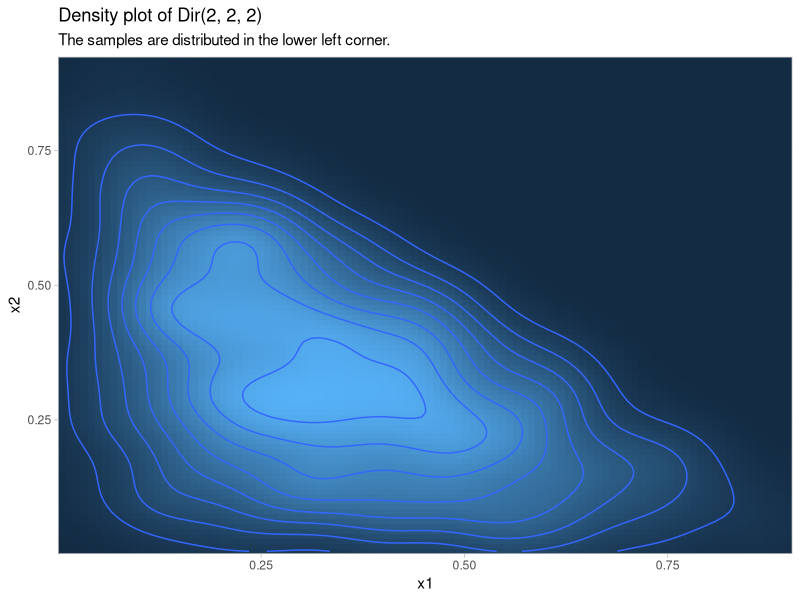
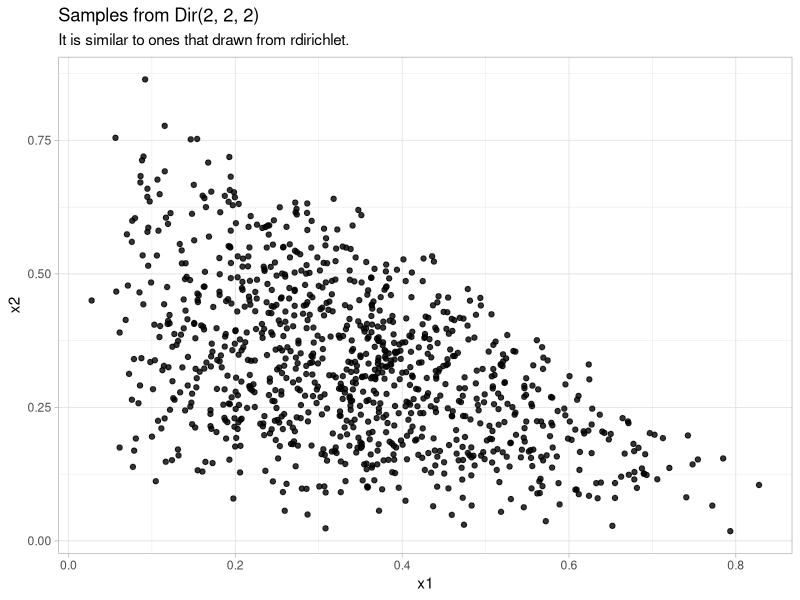

Recreate these plots in R, in order.
# HW10: Acceptance-Rejection Sampling for Dirichlet distribution
#
# In this exercise, we will use Acceptance-Rejection Sampling method 
# to sample from the Dirichlet distribution.
# 
# The Dirichlet distribution, often denoted `Dir(alpha)`, is a family
# of continuous multivariate probability distributions parameterized by 
# a vector `alpha` of positive real numbers.
# 
# It is commonly used as prior distributions in Bayesian statistics, 
# as the Dirichlet distribution is the conjugate prior of the 
# categorical distribution and multinomial distribution.
# 
# Source: https://en.wikipedia.org/wiki/Dirichlet_distribution
#
# 1. In this part, we will sample from a Dirichlet distribution 
#    using package `MCMCpack`.
#    (1)
#    Load the `tidyverse`, `MCMCpack` and `ggplot2` packages.
#    Set the random seed to zero and save the random seed vector to 
#    `seed`. (hint: use the command `seed <- .Random.seed`).
#    (2)
#    Generate 1000 samples from `Dir(2, 2, 2)` using `rdirichlet()`.
#    Save the result into a tibble `X`
#    and rename the columns `x1`, `x2`, and `x3`.
#    The first rows of `X` should be:
#    # A tibble: 1,000 x 3
#      x1     x2     x3
#      <dbl>  <dbl>  <dbl>
#    1 0.660 0.216  0.125 
#    2 0.242 0.458  0.300 
#    3 0.556 0.279  0.165 
#    4 0.243 0.336  0.421 
#    5 0.108 0.478  0.414 
#    6 0.403 0.371  0.226 
#    7 0.497 0.403  0.0997
#    8 0.272 0.343  0.385 
#    9 0.200 0.0708 0.730 
#   10 0.151 0.467  0.382 
#   # … with 990 more rows
## Do not modify this line!
library(MCMCpack)
library(tidyverse)
library(ggplot2)
set.seed(0)
seed <- .Random.seed

X <- rdirichlet(1000, c(2,2,2))
colnames(X) <- c("x1", "x2", "x3")
X <- as_tibble(X)





# 2. Draw the density plot of the samples and save it into `density_plot`.
#    In our case, `K = 3`, and `a1 = a2 = a3 = 2`. This distribution is 
#    essentially a bivariate one, as `X3 = 1 − X1 − X2`. 
#    Therefore, drawing samples from this Dirichlet distribution is equivalent 
#    to drawing samples of `(X1, X2)`. We only need to draw the heatmap of the
#    `(X1, X2)`.
#    You can use:
#    - `ggplot()` to initialize a ggplot object.
#      Set `data` to `X`.
#      Set `mapping` to `aes(x1, x2)`.
#    - `stat_density_2d()` to plot the density.
#      - Set `fill` in `aes()` to `..density..`.
#      - Set `geom` to `raster`.
#      - Set `contour` to `FALSE`.
#    - `geom_density_2d()` to add contours.
#    - `scale_x_continuous()` to customize x scale.
#      - Set `expand` to `c(0, 0)`.
#    - `scale_y_continuous()` to customize y scale.
#      - Set `expand` to `c(0, 0)`.
#    - `labs()`
#      - Set `title` to `"Density plot of Dir(2, 2, 2)"`.
#      - Set `subtitle` to 
#        `"The samples are distributed in the lower left corner."`.
#    - `theme_light()` to set the theme to light.
#    - `theme()` to remove the legend.
#      - Set `legend.position` to `none`.
## Do not modify this line!
density_plot <- ggplot(data = X, mapping = aes(x1, x2)) +
  stat_density_2d(aes(fill = ..density..), geom = "raster", contour = FALSE) +
  geom_density_2d() +
  scale_x_continuous(expand = c(0,0)) +
  scale_y_continuous(expand = c(0,0)) +
  labs(title = "Density plot of Dir(2, 2, 2)",
       subtitle = "The samples are distributed in the lower left corner.") +
  theme_light()+
  theme(legend.position = "none")
density_plot



# 3. Now, we will use the Acceptance-Rejection Sampling method to simulate 
#    from this bivariate distribution of `(X1,X2)`.
#    Recall that `f(x)` is our target distribution, `g(x)` is our proposed
#    distribution. We want `f(x) ≤ M * g(x)` for `M > 1`.
#    For this part, we will use a two-dimensional uniform distribution on 
#    `[0, 1] x [0, 1]` as our proposal distribution. Note that sampling from
#    a two-dimensional uniform distribution is just sampling from a 
#    one-dimensional twice.
#    (1)
#    Write a function `f(x)` for the target distribution, 
#    in this case `Dir(2, 2, 2)`.
#    It takes in a vector of length 2, representing `x1` and `x2`.
#    The output is the density of the distribution `Dir(2, 2, 2)`.
#    Do not use the functions from `MCMCpack`.
#    For example, `f(c(0, 0)) = 0` and `f(c(0.3, 0.3)) = 4.32`.
#    (2)
#    Find the optimal `M` i.e. the smallest possible value and save it 
#    into scalar `M`.
#    Use `f(x)` to compute `M` instead of using functions from `MCMCpack`.
#    Recall that the density of uniform distribution is always one. 
#    To ensure for every x, `f(x) ≤ M * g(x)`, we just need to make sure 
#    `M` is larger than the highest point of `f(x)`.
#    To check your answer, verify that `round(M, 1)` equals to `4.4`.
#    (3)
#    Write another function `g(x)` for the proposal distribution, 
#    in this case a two-dimensional uniform distribution.
#    It takes in a vector of length 2, representing `x1` and `x2`.
#    The output is the density of the uniform distribution.
#    Remember the density should be zero is the input is not
#    within the support.
#    For example, `g(c(0, 0)) = 1` and `g(c(-1, -1)) = 0`.
## Do not modify this line!
f <- function(x) {
  res <- ddirichlet(c(x[1], x[2], 1 - x[1] - x[2]), c(2,2,2))
  return(res)
}
f(c(0,0))
f(c(0.3, 0.3))

M <- f(c(1/3, 1/3))

g <- function(x) {
  if(x[1] >= 0 & x[1] <= 1 & x[2] >= 0 & x[2] <= 1)
    return(1)
  else
    return(0)
}

g(c(0, 0))
g(c(-1, -1))


# 4. (1)
#    Use `f(x)`, `g(x)`, and `M` that we just defined to write a 
#    sampling function `sample_one()` to draw one sample from 
#    `Dir(2, 2, 2)`. There is no input.
#    The output is a tibble with 3 columns:
#    - The fisrt two columns `x1` and `x2` contain the pair of 
#      sample `x1` and `x2`.
#    - The third column `count` contains the the number of 
#      attempts to obtain this sample.
#    You can use the following skeleton to write your function:
#    ```
#    sample_one <- function() {
#      count <- 0
#      accepted <- FALSE
#      while (!accepted) {
#        ## your code goes here 
#      }
#      ## your code goes here
#    }
#    ```
#    For example, if you set seed to zero, `sample_one()` would return:
#    # A tibble: 1 x 3
#         x1    x2 count
#      <dbl> <dbl> <dbl>
#    1 0.126 0.267     7
#    `(0.126, 0.267, 0.607)` is the sample we draw (with 
#    `0.601 = 1 - 0.126 - 0.26`). To obtain this sample, we sampled 
#    from `g(x)` 7 times before the sample is accepted.
#    (2)
#    Write a sampling function `sample_n(n, seed)` that 
#    draws samples from `Dir(2, 2, 2)`.
#    Use `sample_one()` that we just defined.
#    The input `n` is the number of samples we will draw.
#    The input `seed` is the seed used within the function. 
#    The default seed should be set to zero. 
#    Remember to use `set.seed()` inside the function.
#    The output is a tibble with 3 columns:
#    - The fisrt two columns `x1` and `x2` contain the pair of 
#      sample `x1` and `x2`.
#    - The third column `count` contains the the number of 
#      attempts to obtain this sample.
#    For example, `sample_n(100, 100)` would return
#    # A tibble: 100 x 3
#         x1    x2 count
#      <dbl> <dbl> <dbl>
#    1 0.308 0.258     1
#    2 0.280 0.398     3
#    3 0.205 0.358     1
#    4 0.208 0.307     8
#    5 0.236 0.275     1
#    6 0.445 0.358     3
#    7 0.327 0.389     9
#    8 0.397 0.393     5
#    9 0.186 0.348    16
#   10 0.219 0.292     7
#   # … with 90 more rows
## Do not modify this line!
sample_one <- function() {
  count <- 0
  accepted <- FALSE
  while (!accepted) {
    count <- count + 1
    x <- runif(2)
    u <- runif(2)
    if(x[1] + x[2] >= 1)
      next
    if(max(u) < f(x) / (M * g(x))) 
      accepted <- TRUE
  }
  res <- tibble(x1 = x[1], x2 = x[2], count)
  return(res)
}

set.seed(0)
sample_one()

sample_n <- function(n, seed = 0) {
  set.seed(seed)
  res <- tibble(
    num = 1:n,
    value = map(num, ~sample_one())
  ) %>%
    select(-num) %>%
    unnest(value)
  return(res)
}
sample_n(100, 100)


# 5. (1)
#    Draw 1000 samples from `Dir(2, 2, 2)` using `sample_n()` with 
#    default seed and save the samples in `samples`.
#    The first rows of `samples` should be:
#    # A tibble: 1,000 x 3
#         x1    x2 count
#      <dbl> <dbl> <dbl>
#    1 0.126 0.267     7
#    2 0.122 0.245    16
#    3 0.208 0.229    10
#    4 0.557 0.329     6
#    5 0.181 0.530     1
#    6 0.269 0.181    12
#    7 0.340 0.262     4
#    8 0.131 0.374     3
#    9 0.143 0.415     3
#   10 0.109 0.382     7
#   # … with 990 more rows
#    (2)
#    Compute the acceptance rate using `count` column in `samples` 
#    and save it in scalar `acceptance_rate`.
#    You can see that the acceptance rate is around 15%. It is very 
#    low and we would like it to be higher to get a more efficient procedure.
## Do not modify this line!
samples <- sample_n(1000) 

acceptance_rate <- 1000 / sum(samples$count)


# 6. Plot the dot plot of the samples and save it into `sample_plot`.
#    You can use:
#    - `ggplot()` to initialize a ggplot object.
#      Set `data` to `samples`.
#      Set `mapping` to `aes(x1, x2)`.
#    - `geom_point()` to plot the dots.
#      - Set `alpha` to `0.8`.
#    - `labs()`
#      - Set `title` to `"Samples from Dir(2, 2, 2)"`.
#      - Set `subtitle` to `"It is similar to ones that drawn from rdirichlet."`.
#    - `theme_light()` to set the theme to light.
## Do not modify this line!
sample_plot <- ggplot(data = samples, mapping = aes(x1, x2)) +
  geom_point(alpha = 0.8) +
  labs(title = "Samples from Dir(2, 2, 2)",
       subtitle = "It is similar to ones that drawn from rdirichlet.") +
  theme_light()
sample_plot
  



# 7. The acceptance rate of using Uniform distribution is really low since
#    the shape of these two distribution are not alike.
#    We need to find a distribution that has a peak around the peak of the 
#    dirichlet distribution, but that doesn't decay too fast to 0 so that the 
#    constant `M` dosn't have to be too high.
#    Let's suppose that we can sample efficiently from a Beta distribution.
#    We can find parameters such that the Beta distribution will have a shape
#    that is closer to the Dirichlet distribution than the uniform distribution.
#    To make the sampling more efficient, we will use the product of two
#    Beta distribution as the proposal distribution. 
#    In order to have a peak around the peak of the dirichlet distribution, 
#    and not decay too fast ot 0, the alpha and beta will all be 1.1. 
#    (It will give only a slightly better convergence rate. We encourage you 
#    to play with different alphas and betas once the exercises is done to see 
#    how `M` and the acceptance rate evolve.)
#    (1)
#    Write a function `g2(x)` for the product of two Beta distribution.
#    It takes in a vector of length 2, representing `x1` and `x2`.
#    The output is the product of the values of the 
#    density of a `Beta(1.1, 1.1)` distribution at points `x1` and `x2`.
#    You can use the `dbeta()` function.
#    For example, `g2(c(0, 0)) = 0` and `g2(c(0.5, 0.5)) = 1.123137`.
#    (2)
#    Set M to `4.06` and save it into `M2`.
#    This value makes sure for all x, `f(x) <= M2 * g2(x)`.
## Do not modify this line!
g2 <- function(x){
  res <- dbeta(x[1], 1.1, 1.1) * dbeta(x[2], 1.1, 1.1)
  return(res)
}
g2(c(0, 0))
g2(c(0.5, 0.5))

M2 <- 4.06


# 8. (1)
#    Use `f(x)`, `g2(x)`, and `M2` that we just defined to write a sampling 
#    function `sample_one2()` to draw one sample from `Dir(2, 2, 2)`.
#    There is no input.
#    The output is a tibble with 3 columns:
#    - The fisrt two columns `x1` and `x2` contain the pair of 
#      sample `x1` and `x2`.
#    - The third column `count` contains the the number of 
#      attempts to obtain this sample.
#    For example, if you set seed to zero, `sample_one2()` would return:
#    # A tibble: 1 x 3
#         x1    x2 count
#      <dbl> <dbl> <dbl>
#    1 0.433 0.313    11
#    (2)
#    Write a sampling function `sample_n2(n, seed)` that 
#    draws samples from `Dir(2, 2, 2)`.
#    Use `sample_one2()` that we just defined.
#    The input `n` is the number of samples we will draw.
#    The input `seed` is the seed used within the function. 
#    The default seed should be set to zero. 
#    Remember to use `set.seed()` inside the function.
#    The output is a tibble with 3 columns:
#    - The fisrt two columns `x1` and `x2` contain the pair of 
#      sample `x1` and `x2`.
#    - The third column `count` contains the the number of 
#      attempts to obtain this sample.
#    For example, `sample_n2(100, 100)` would return
#    # A tibble: 100 x 3
#          x1     x2 count
#       <dbl>  <dbl> <dbl>
#    1 0.316  0.550      1
#    2 0.218  0.338      8
#    3 0.587  0.134      1
#    4 0.458  0.255      2
#    5 0.401  0.474      9
#    6 0.549  0.248      1
#    7 0.229  0.362     14
#    8 0.279  0.0851     2
#    9 0.0689 0.310      4
#    10 0.143  0.338      7
#    # … with 90 more rows
#    (3)
#    Draw 100 samples from `sample_n2()` with default seed and 
#    save the acceptance rate to `acceptance_rate2`. You can see 
#    that the acceptance rate is around 16%.
#    It is slightly better and the procedure will be faster.
#    (given that we know how to sample from a beta distribution).
#    Sampling from a Dirichlet distribution can be tricky and expensive.
#    You can try to think of other distributions that would help!
## Do not modify this line!

sample_one2 <- function() {
  count <- 0
  accepted <- FALSE
  while (!accepted) {
    count <- count + 1
    x <- rbeta(2, 1.1, 1.1)
    u <- runif(2)
    if(x[1] + x[2] >= 1)
      next
    if(max(u) <= f(x) / (M2 * g2(x))) 
      accepted <- TRUE
  }
  res <- tibble(x1 = x[1], x2 = x[2], count)
  return(res)
}

set.seed(0)
sample_one2()

sample_n2 <- function(n, seed = 0) {
  set.seed(seed)
  res <- tibble(
    num = 1:n,
    value = map(num, ~sample_one2())
  ) %>%
    select(-num) %>%
    unnest(value)
  return(res)
}

sample_n2(100, 100)

samples2 <- sample_n2(1000) 

acceptance_rate2 <- 1000 / sum(samples2$count)
